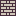

This game map was drawn from its Tiled (.tmx) file and the tilesets committed beside it. A one-line description and the full map source follow:
An orthogonal 1x1 tile map with 16x16 px tiles, 1 tile layer (Слой тайлов 1).

<map version="1.4" tiledversion="1.4.2" orientation="orthogonal" renderorder="left-up" width="1" height="1" tilewidth="16" tileheight="16" infinite="0" nextlayerid="2" nextobjectid="1">
 <tileset firstgid="1" source="coloredt3.tsx" />
 <layer id="1" name="Слой тайлов 1" width="1" height="1">
  <data encoding="csv">
555
</data>
 </layer>
</map>
